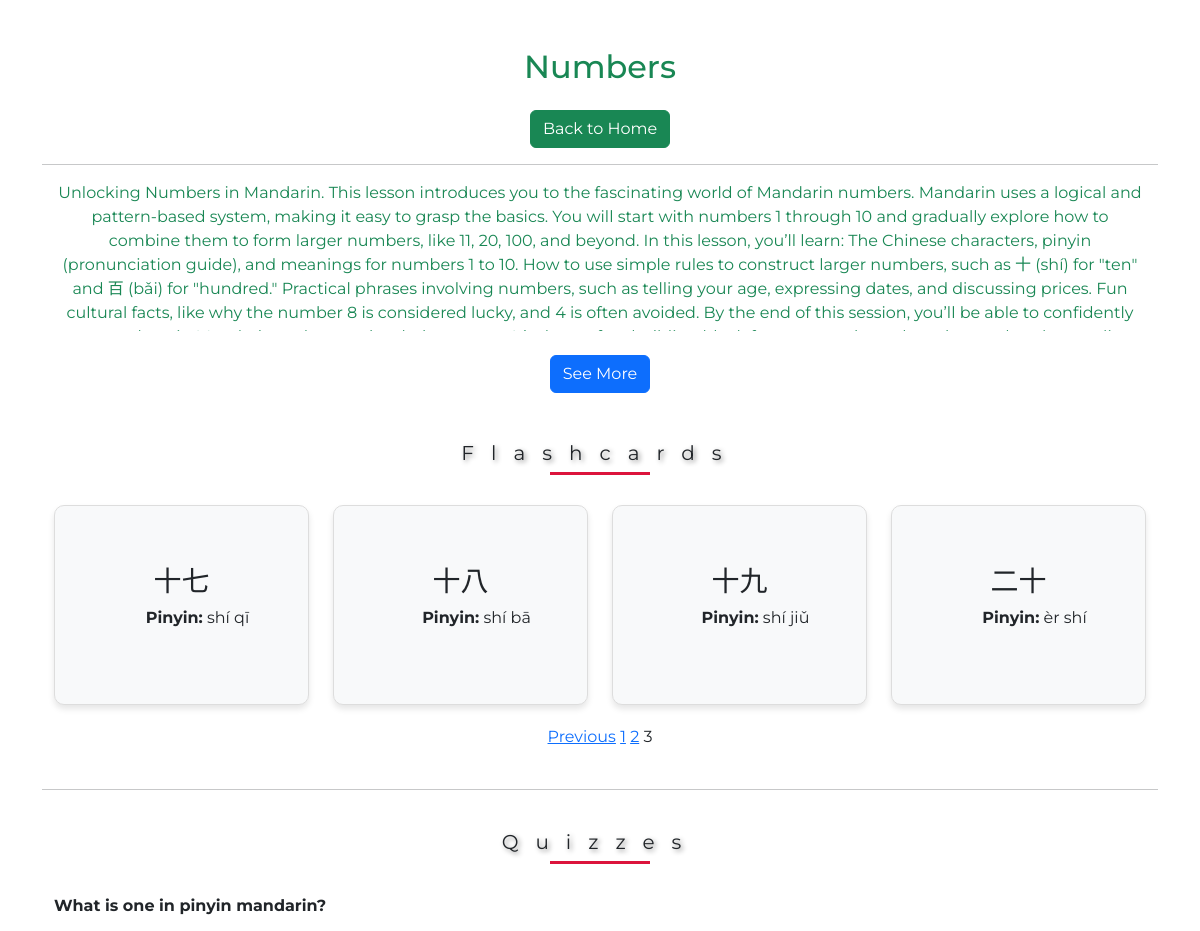
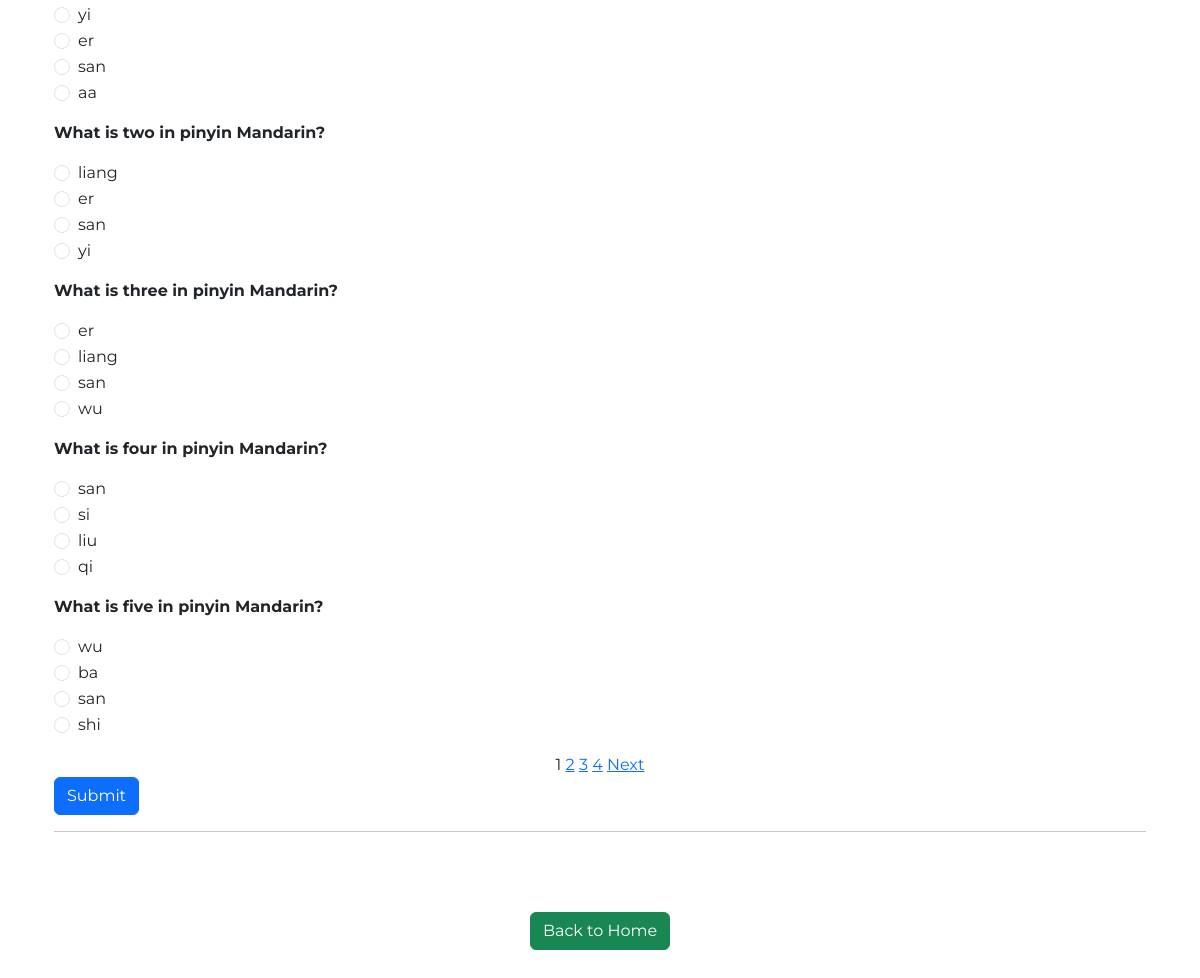
The page /lessons/1/?flashcard_page=3 on the database its author committed (2 pictures, top to bottom).
### apps/models.py (models this page shows, shortened)
class Lesson(models.Model):
    id = models.AutoField(primary_key=True)
    chapter = models.ForeignKey(Chapter, on_delete=models.CASCADE, related_name='lessons')
    title = models.CharField(max_length=255)
    content = models.TextField()

class Flashcard(models.Model):
    id = models.AutoField(primary_key=True)
    lesson = models.ForeignKey(Lesson, on_delete=models.CASCADE, related_name='flashcards')
    chinese_character = models.CharField(max_length=10)
    pinyin = models.CharField(max_length=50)
    english_translation = models.CharField(max_length=255)

class Quiz(models.Model):
    id = models.AutoField(primary_key=True)
    lesson = models.ForeignKey(Lesson, on_delete=models.CASCADE, related_name='quizzes')
    question = models.TextField()
    option_a = models.CharField(max_length=255)
    option_b = models.CharField(max_length=255)
    option_c = models.CharField(max_length=255)
    option_d = models.CharField(max_length=255)
    correct_answer = models.CharField(max_length=1, choices=[('A', 'A'), ('B', 'B'), ('C', 'C'), ('D', 'D')])

### apps/views.py (the view, shortened to what this page needs)
# urls.py: path('lessons/<int:lesson_id>/', views.lesson_detail, name='lesson_detail'),
def lesson_detail(request, lesson_id):
    lesson = get_object_or_404(Lesson.objects.prefetch_related('flashcards', 'quizzes'), id=lesson_id)
    flashcards_list = lesson.flashcards.all().order_by('id')
    quizzes_list = lesson.quizzes.all().order_by('id')
    flashcard_paginator = Paginator(flashcards_list, 8)
    flashcard_page_number = request.GET.get('flashcard_page')
    flashcards = flashcard_paginator.get_page(flashcard_page_number)
    quiz_paginator = Paginator(quizzes_list, 5)
    quiz_page_number = request.GET.get('quiz_page')
    quizzes = quiz_paginator.get_page(quiz_page_number)
    results = {}
    score = 0
    return render(request, 'apps/lesson_detail.html', {
        'lesson': lesson,
        'flashcards': flashcards,
        'quizzes': quizzes,
        'results': results,  # Full results for all quizzes
        'score': score,      # Total score across all quizzes
    })

### apps/templates/apps/lesson_detail.html (shortened to what this page needs)
{% extends "apps/base.html" %}
{% block content %}
<div class="container">
    <div class="container mt-5">
        <h2 class="text-success">{{ lesson.title }}</h2>
        <a href="{% url 'home' %}" class="btn btn-success mt-3">Back to Home</a>
    </div>
    <hr>
    <div class="container mt-2">
        <p id="lessonContent" class="overflow-auto text-justify text-success" style="max-height: 150px; overflow-y: hidden;">
            {{ lesson.content }}
        </p>
        <button id="toggleButton" class="btn btn-primary mt-2">See More</button>
    </div>
    <div class="container mt-5">
        <h4>Flashcards</h4>
        <div class="row">
            {% for flashcard in flashcards %}
            <div class="col-md-3">
                <div class="flip-card">
                    <div class="flip-card-inner">
                        <div class="flip-card-front">
                            <div class="row">
                                <h3>{{ flashcard.chinese_character }}</h3>
                                <p class="mx-3"><strong>Pinyin:</strong> {{ flashcard.pinyin }}</p>
                            </div>
                        </div>
                        <div class="flip-card-back">
                            <p><strong>Meaning:</strong> {{ flashcard.english_translation }}</p>
                        </div>
                    </div>
                </div>
            </div>
            {% endfor %}
        </div>
    </div>
    <div>
        {% if flashcards.has_previous %}
            <a href="?flashcard_page={{ flashcards.previous_page_number }}">Previous</a>
        {% endif %}
        {% for page in flashcards.paginator.page_range %}
            {% if page == flashcards.number %}
                <span>{{ page }}</span>
            {% else %}
                <a href="?flashcard_page={{ page }}">{{ page }}</a>
            {% endif %}
        {% endfor %}
    </div>
    <br>
    <hr>
    <div class="container">
        <h4>Quizzes</h4>
        <div style="text-align: left;">
            <form method="post">
                {% for quiz in quizzes %}
                <div class="mb-3 mt-3">
                    <p><strong>{{ quiz.question }}</strong></p>
                    <div class="form-check">
                        <input class="form-check-input" type="radio" name="question_{{ quiz.id }}" value="A" id="q{{ quiz.id }}a">
                        <label class="form-check-label" for="q{{ quiz.id }}a">{{ quiz.option_a }}</label>
                    </div>
                    <div class="form-check">
                        <input class="form-check-input" type="radio" name="question_{{ quiz.id }}" value="B" id="q{{ quiz.id }}b">
                        <label class="form-check-label" for="q{{ quiz.id }}b">{{ quiz.option_b }}</label>
                    </div>
                    <div class="form-check">
                        <input class="form-check-input" type="radio" name="question_{{ quiz.id }}" value="C" id="q{{ quiz.id }}c">
                        <label class="form-check-label" for="q{{ quiz.id }}c">{{ quiz.option_c }}</label>
                    </div>
                    <div class="form-check">
                        <input class="form-check-input" type="radio" name="question_{{ quiz.id }}" value="D" id="q{{ quiz.id }}d">
                        <label class="form-check-label" for="q{{ quiz.id }}d">{{ quiz.option_d }}</label>
                    </div>
                </div>
                {% endfor %}
            <div class="text-center">
                {% for page in quizzes.paginator.page_range %}
                    {% if page == quizzes.number %}
                        <span>{{ page }}</span>
                    {% else %}
                        <a href="?quiz_page={{ page }}">{{ page }}</a>
                    {% endif %}
                {% endfor %}
                {% if quizzes.has_next %}
                    <a href="?quiz_page={{ quizzes.next_page_number }}">Next</a>
                {% endif %}
            </div>
            <button type="submit" class="btn btn-primary">Submit</button>
            </form>
            <hr>
        </div>
        <br><br>
    </div>
    <a href="{% url 'home' %}" class="btn btn-success mt-3">Back to Home</a>
</div>
<br><br>
{% endblock %}

### static/css/styles.css (style rules this page uses)
body { margin: 0; padding: 0; font-family: 'Montserrat', sans-serif; }
.flip-card { width: 100%; height: 200px; perspective: 1000px; margin-bottom: 20px; }
.flip-card-inner { position: relative; width: 100%; height: 100%; text-align: center; transition: transform 0.6s; transform-style: preserve-3d; }
.flip-card-front, .flip-card-back { position: absolute; width: 100%; height: 100%; backface-visibility: hidden; display: flex; justify-content: center; align-items: center; border: 1px solid #ddd; border-radius: 10px; box-shadow: 0 4px 6px rgba(0, 0, 0, 0.1); padding: 20px; }
.flip-card-front { background: #f8f9fa; }
.flip-card-back { background: #007bff; color: white; transform: rotateY(180deg); }
h4 { text-align: center; letter-spacing: 17px; font-size: 60px; font-style: bold; text-shadow: 2px 2px 5px gray; }
h4 { width: 100%; font-weight: normal; font-size: 20px; position: relative; margin: 40px 0; }
h4::before { content: ''; position: absolute; width: 100px; height: 3px; background-color: crimson; bottom: -10px; left: 50%; transform: translateX(-50%); animation: animate 4s linear infinite; }
.container { text-align: center; color: dark; }

### rows shown on the page
Lesson: title "Numbers", content "Unlocking Numbers in Mandarin. This lesson introduces you to the fascinating world of Mandarin numbers. Mandarin uses a logical and pattern-based system, making it easy to grasp the basics. You will start with numbers 1 through 10 and gradually explore how to combine them to form larger numbers, like 11, 20, 100, and beyond. In this lesson, you’ll learn: The Chinese characters, pinyin (pronunciation guide), and meanings for numbers 1 to 10. How to use simple rules to construct larger numbers, such as 十 (shí) for \"ten\" and 百 (bǎi) for \"hundred.\" Practical phrases involving numbers, such as telling your age, expressing dates, and discussing prices. Fun cultural facts, like why the number 8 is…"
Flashcard: chinese_character "十七", pinyin "shí qī"
Flashcard: chinese_character "十八", pinyin "shí bā"
Flashcard: chinese_character "十九", pinyin "shí jiǔ"
Flashcard: chinese_character "二十", pinyin "èr shí"
Quiz: question "What is one in pinyin mandarin?", option_a "yi", option_b "er", option_c "san", option_d "aa"
Quiz: question "What is two in pinyin Mandarin?", option_a "liang", option_b "er", option_c "san", option_d "yi"
Quiz: question "What is three in pinyin Mandarin?", option_a "er", option_b "liang", option_c "san", option_d "wu"
Quiz: question "What is four in pinyin Mandarin?", option_a "san", option_b "si", option_c "liu", option_d "qi"
Quiz: question "What is five in pinyin Mandarin?", option_a "wu", option_b "ba", option_c "san", option_d "shi"

### other values the page prints
{{ page }} "1" "2"
{{ page }} "3"
{{ page }} "1"
{{ page }} "2" "3" "4"
